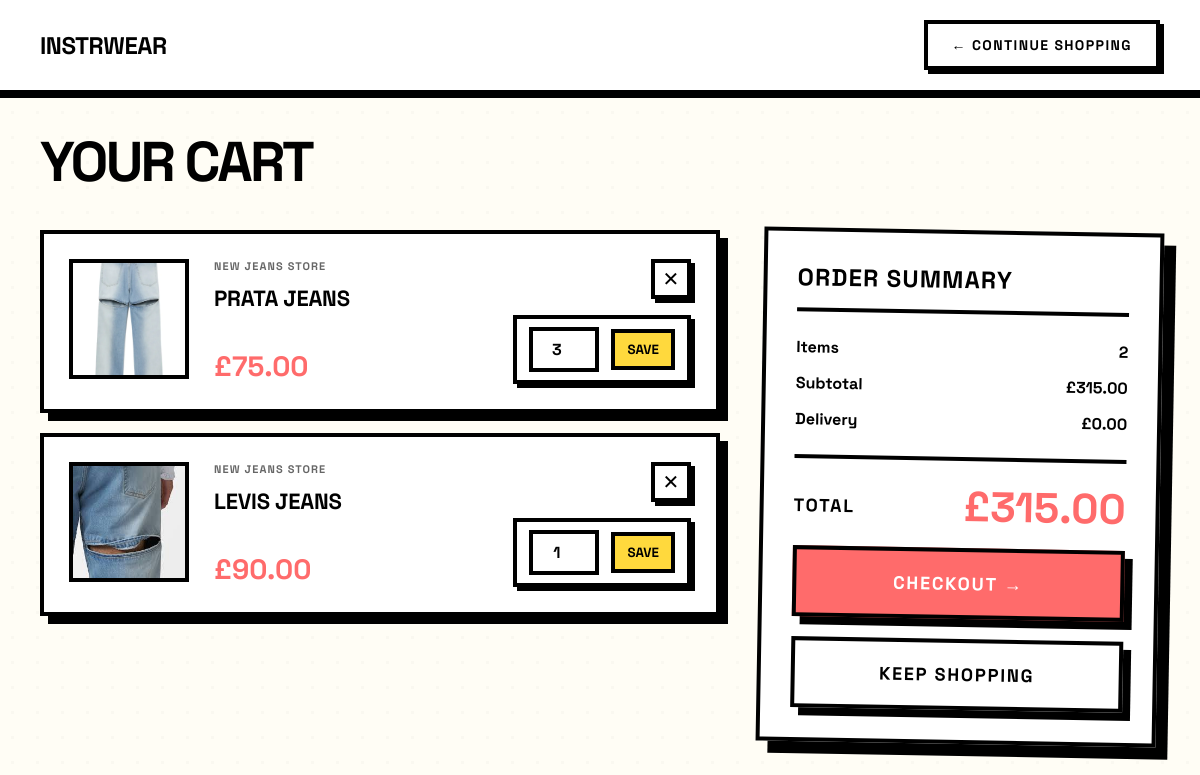
The app's page /shopper/cart/ (signed in), older data.
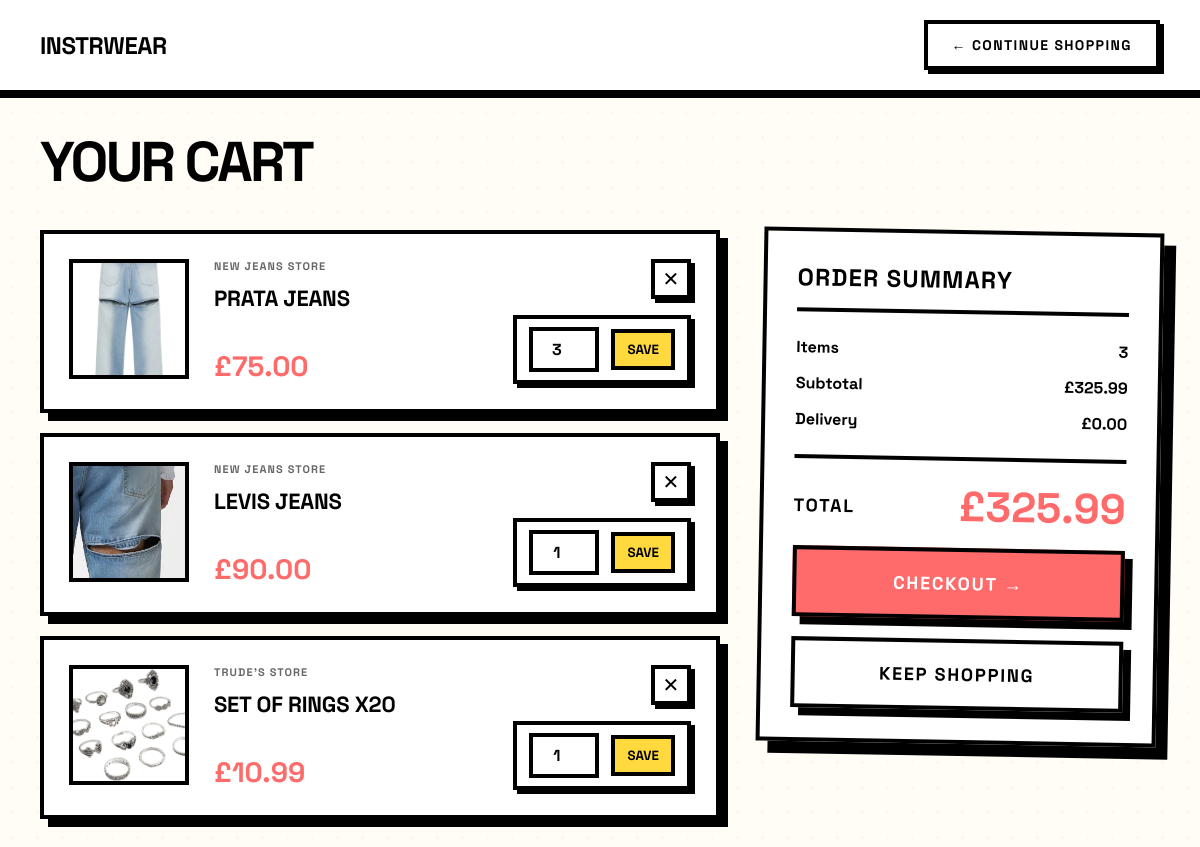
The same page, newer data.
### marketplace/models.py (models this page shows, shortened)
class CartItem(models.Model):
    cart = models.ForeignKey(
        Cart,
        on_delete=models.CASCADE,
        related_name="items",
    )
    product = models.ForeignKey(
        Product,
        on_delete=models.CASCADE,
        related_name="cart_items",
    )
    quantity = models.PositiveIntegerField(default=1)
    class Meta:
        unique_together = ("cart", "product")
    def subtotal(self):
        return self.quantity * self.product.price

class Product(models.Model):
    merchant = models.ForeignKey(
        settings.AUTH_USER_MODEL,
        on_delete=models.CASCADE,
        related_name="products",
    )
    category = models.ForeignKey(
        Category,
        on_delete=models.SET_NULL,
        null=True,
        blank=True,
        related_name="products",
    )
    name = models.CharField(max_length=255)
    slug = models.SlugField(max_length=280, unique=True, blank=True)
    description = models.TextField(blank=True)
    price = models.DecimalField(max_digits=10, decimal_places=2)
    stock = models.PositiveIntegerField(default=0)
    image = models.ImageField(upload_to="products/", blank=True, null=True)
    is_active = models.BooleanField(default=True)
    created_at = models.DateTimeField(auto_now_add=True)
    updated_at = models.DateTimeField(auto_now=True)

class Cart(models.Model):
    user = models.OneToOneField(
        settings.AUTH_USER_MODEL,
        on_delete=models.CASCADE,
        related_name="cart",
    )
    created_at = models.DateTimeField(auto_now_add=True)
    updated_at = models.DateTimeField(auto_now=True)
    def total_price(self):
        return sum((item.subtotal() for item in self.items.select_related("product")), Decimal("0.00"))

### accounts/models.py (models this page shows, shortened)
class MerchantProfile(models.Model):
    user = models.OneToOneField(
        settings.AUTH_USER_MODEL,
        on_delete=models.CASCADE,
        related_name="merchant_profile",
    )
    business_name = models.CharField(max_length=255, blank=True)
    logo = models.ImageField(
        upload_to="merchant_logos/",
        blank=True,
        null=True
    )
    phone = models.CharField(max_length=20, blank=True)
    house = models.CharField(max_length=100, blank=True)
    street = models.CharField(max_length=255, blank=True)
    city = models.CharField(max_length=120, blank=True)
    county = models.CharField(max_length=120, blank=True)
    postcode = models.CharField(max_length=20, blank=True)
    bio = models.TextField(blank=True)

### marketplace/views.py (the view)
# urls.py: path("shopper/cart/", cart_view, name="cart_view"),
@login_required
def cart_view(request):
    if request.user.role != "shopper":
        messages.error(request, "Only shoppers can access the cart.")
        return redirect("landing")
    cart = _get_or_create_cart(request.user)
    context = {
        "cart": cart,
        "cart_count": _get_cart_count(request.user),
    }
    return render(request, "shopper/cart.html", context)

### marketplace/views.py (called while the page is built)
def _get_or_create_cart(user):
    cart, _ = Cart.objects.get_or_create(user=user)
    return cart

def _get_cart_count(user):
    if not user.is_authenticated:
        return 0
    if getattr(user, "role", "") != "shopper":
        return 0
    cart = getattr(user, "cart", None)
    if not cart:
        return 0
    return sum(item.quantity for item in cart.items.all())

### templates/shopper/cart.html (shortened to what this page needs)
{% load static %}
<!DOCTYPE html>
<html lang="en">
<head>
</head>
<body>
    <header class="header">
        <a href="{% url 'shopper_dashboard' %}" class="logo">INSTRWEAR</a>
        <a href="{% url 'shopper_product_list' %}" class="back-btn">← CONTINUE SHOPPING</a>
    </header>
    <main class="main">
        <h1 class="page-title">YOUR CART</h1>
        {% if cart.items.all %}
            <div class="cart-container">
                <div class="cart-items">
                    {% for item in cart.items.all %}
                        <div class="cart-item">
                            <div class="item-image">
                                {% if item.product.image %}
                                    <img src="{{ item.product.image.url }}" alt="{{ item.product.name }}">
                                {% else %}
                                    👕
                                {% endif %}
                            </div>
                            <div class="item-details">
                                <div class="item-shop">
                                    {% if item.product.merchant.merchant_profile.business_name %}
                                        {{ item.product.merchant.merchant_profile.business_name }}
                                    {% else %}
                                        {{ item.product.merchant.first_name|default:item.product.merchant.email }}
                                    {% endif %}
                                </div>
                                <div class="item-name">{{ item.product.name }}</div>
                                <div class="item-price">£{{ item.product.price }}</div>
                            </div>
                            <div class="item-controls">
                                <a href="{% url 'remove_cart_item' item.id %}" class="remove-btn">✕</a>
                                <form method="POST" action="{% url 'update_cart_item' item.id %}" class="quantity-form">
                                    <input type="number" name="quantity" min="0" max="{{ item.product.stock }}" value="{{ item.quantity }}" class="qty-input">
                                    <button type="submit" class="qty-save">SAVE</button>
                                </form>
                            </div>
                        </div>
                    {% endfor %}
                </div>
                <div class="cart-summary">
                    <div class="summary-card">
                        <div class="summary-title">ORDER SUMMARY</div>
                        <div class="summary-row">
                            <span>Items</span>
                            <span>{{ cart.items.count }}</span>
                        </div>
                        <div class="summary-row">
                            <span>Subtotal</span>
                            <span>£{{ cart.total_price }}</span>
                        </div>
                        <div class="summary-row">
                            <span>Delivery</span>
                            <span>£0.00</span>
                        </div>
                        <div class="summary-total">
                            <div class="total-label">TOTAL</div>
                            <div class="total-value">£{{ cart.total_price }}</div>
                        </div>
                        <a href="{% url 'checkout_view' %}" class="checkout-btn">CHECKOUT →</a>
                        <a href="{% url 'shopper_product_list' %}" class="continue-shopping">KEEP SHOPPING</a>
                    </div>
                </div>
            </div>
        {% endif %}
    </main>
</body>
</html>

Row changes from the older to the newer data that the page shows:
added CartItem: product.image (picture), product.merchant.merchant_profile.business_name "TRUDE'S STORE", product.name "SET OF RINGS X20", product.price "10.99", quantity "1"
computed for Cart: items.count "2" → "3"; total_price "315.00" → "325.99"
